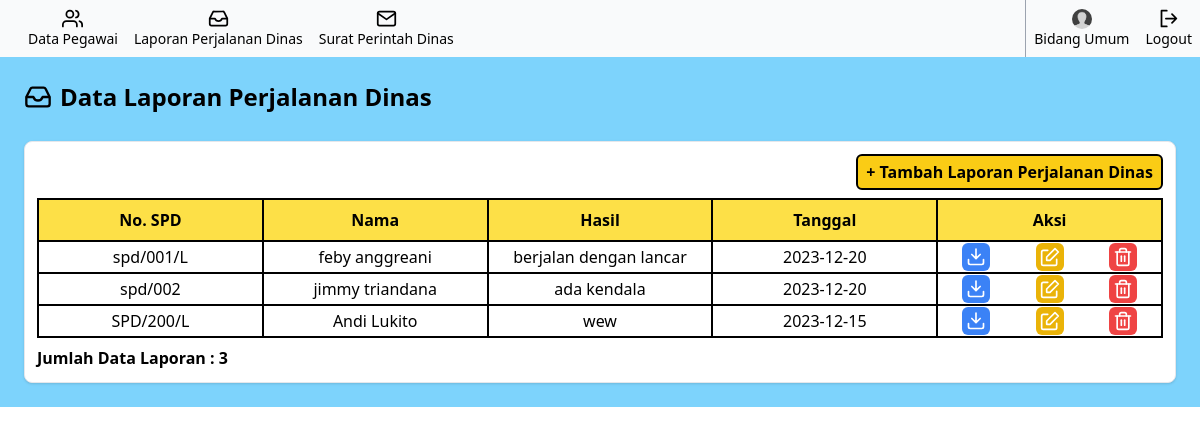
Screenshot of /bidum/lpd.php with the database file from the repository.
### tables this page shows
CREATE TABLE `lpd` (
  `no_spd` varchar(50) NOT NULL,
  `petugas` varchar(50) NOT NULL,
  `filename` varchar(100) NOT NULL,
  `hasil` text NOT NULL,
  `tgl_upload` date NOT NULL
);

### bidum/lpd.php (the view, shortened to what this page needs)
<?php
    include "../config/connection.php";
?>
<!doctype html>
<html>
    <head>
        <link href="../output.css" rel="stylesheet">
    </head>
    <body>
        <section class="h-full">
            <?php include '../components/sidebar_b.php' ?>
            <div class="p-6 bg-sky-300">
                <div class="flex items-center mb-7">
                    <h1 class="text-2xl pl-2 font-semibold">Data Laporan Perjalanan Dinas</h1>
                </div>
                <div class="flex flex-col shadow rounded-lg border bg-white p-3">
                    <div>
                        <span onclick="show('input'); backName('kembali'); show('list')" class="cursor-pointer float-right border-2 border-black rounded-md px-2 py-1 mb-2 font-semibold bg-yellow-400 hover:bg-yellow-300">
                            <a id="kembali" class="abe">+ Tambah Laporan Perjalanan Dinas</a>
                        </span>
                    </div>
                    <div class="block" id="input">
                        <table class="table-fixed w-full">
                            <tr class="bg-yellow-300">
                                <th class="p-2">No. SPD</th>
                                <th>Nama</th>
                                <th>Hasil</th>
                                <th>Tanggal</th>
                                <th>Aksi</th>
                            </tr>
                            <?php
                                $query = mysqli_query($conn, 'SELECT * FROM lpd');
                                if($query){
                                    while($row = mysqli_fetch_array($query)){
                                        ?>
                                        <tr class="text-center">
                                            <td><?php echo $row['no_spd'];?></td>
                                            <td><?php echo $row['petugas'];?></td>
                                            <td class="break-words"><?php echo $row['hasil'];?></td>
                                            <td><?php echo $row['tgl_upload'];?></td>
                                            <td>
                                                <div class="flex flex-row justify-around">
                                                    <a href="download.php?path=../files/<?php echo $row['filename'] ?>" class="block downloadicon bg-blue-500 p-1 rounded-md cursor-pointer">
                                                        <svg xmlns="http://www.w3.org/2000/svg" width="20" height="20" viewBox="0 0 24 24" fill="none" stroke="#ffffff" stroke-width="2" stroke-linecap="round" stroke-linejoin="round"><path d="M3 15v4c0 1.1.9 2 2 2h14a2 2 0 0 0 2-2v-4M17 9l-5 5-5-5M12 12.8V2.5"/></svg>
                                                    </a>
                                                    <form action="update_l.php" method="post">
                                                        <label class="block editicon bg-yellow-500 p-1 rounded-md cursor-pointer">
                                                            </label>
                                                    </form>
                                                    <form action="delete_l.php" method="post">
                                                        <label class="block deleteicon bg-red-500 p-1 rounded-md cursor-pointer">
                                                        </label>
                                                    </form>
                                                </div>
                                            </td>
                                        </tr>
                                        <?php
                                    }
                                }else{
                                    ?>
                                    <tr>
                                        <td colspan="6">Ga ada apa-apa disana!</td>
                                    </tr>
                                    <?php
                                }
                            ?>
                        </table>
                        <p class="mt-2 font-semibold">Jumlah Data Laporan : <?php
                            echo mysqli_num_rows($query);
                        ?></p>
                    </div>
                </div>
            </div>
        </section>
    </body>
</html>

### rows the page displays
lpd: no_spd "spd/001/L", petugas "feby anggreani", hasil "berjalan dengan lancar", tgl_upload "2023-12-20"
lpd: no_spd "spd/002", petugas "jimmy triandana", hasil "ada kendala", tgl_upload "2023-12-20"
lpd: no_spd "SPD/200/L", petugas "Andi Lukito", hasil "wew", tgl_upload "2023-12-15"

### other values shown
mysqli_num_rows($query) "3"
